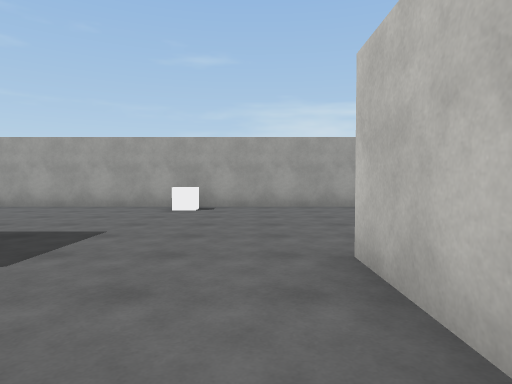
view 1 (above)

16 first-person views from a walk through a scene from a Unity 3-D project. The camera is 1.3 m above the floor, tilts 2° down and sees 75° across. The floor is counted in squares, 2 m on a side. Each view is taken from the middle of a square. On the plan, view 1 faces up. The plan holds only what a view shows up to about 10 squares ahead; the rest is blank. The place goes on beyond the plan. The player is left out. Surface patterns are stand-ins for the level's own textures.

view 2
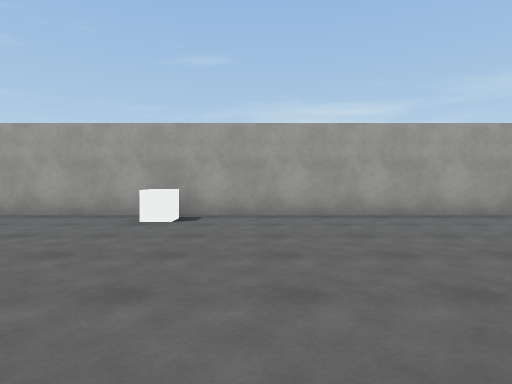

view 3
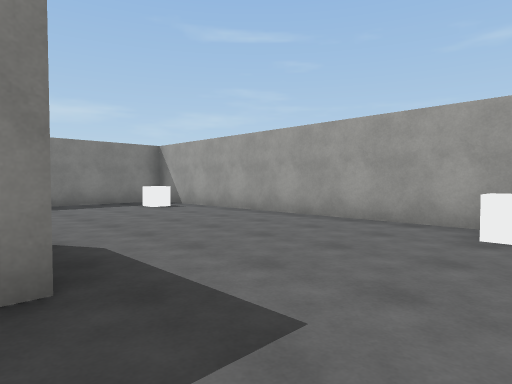

view 4
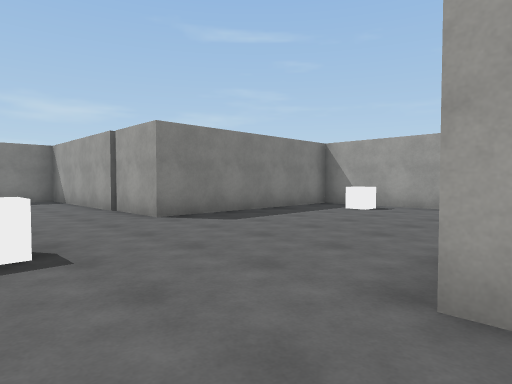

view 5
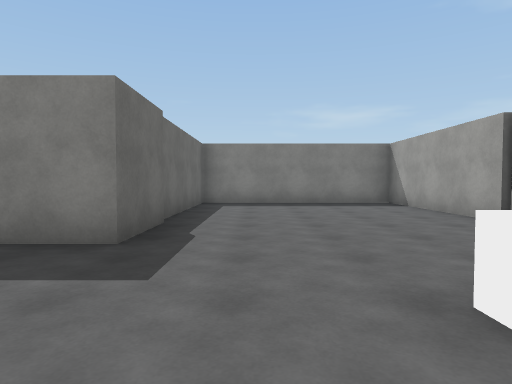

view 6
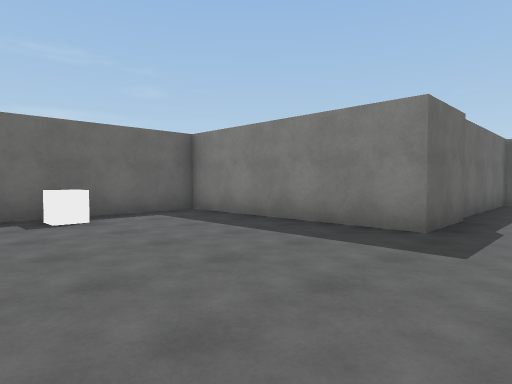

view 7
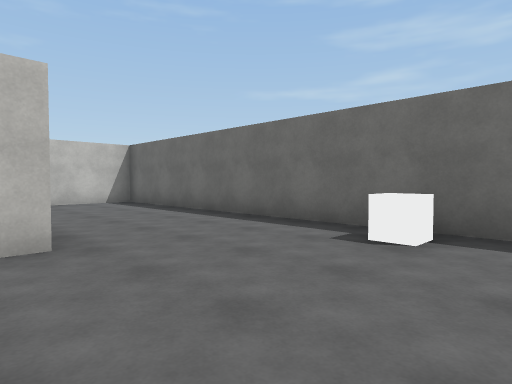

view 8
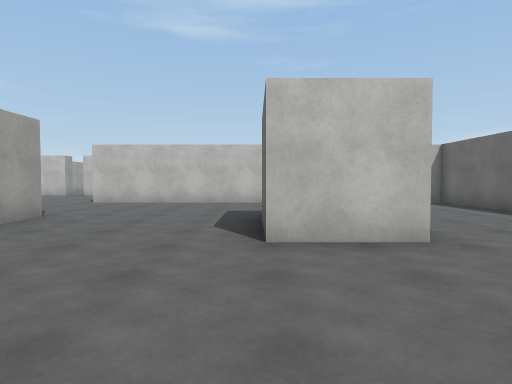

view 9
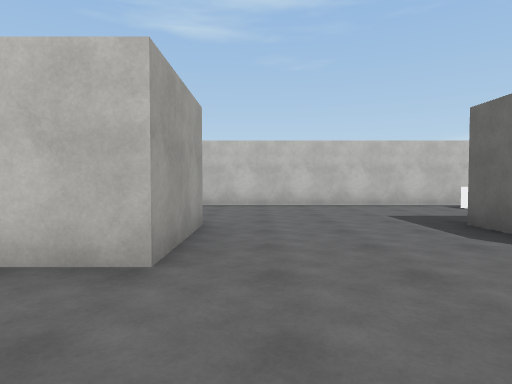

view 10
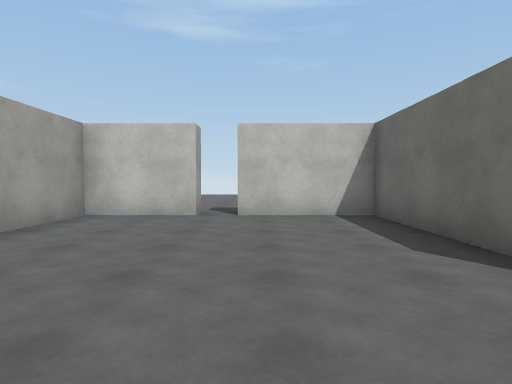

view 11
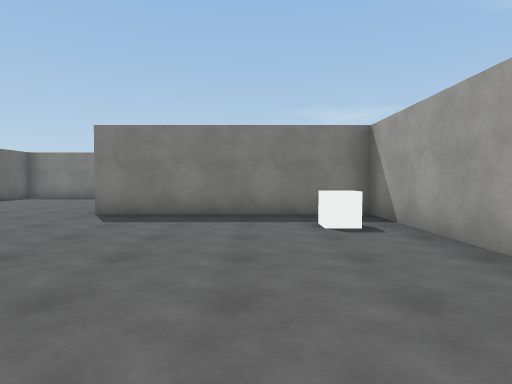

view 12
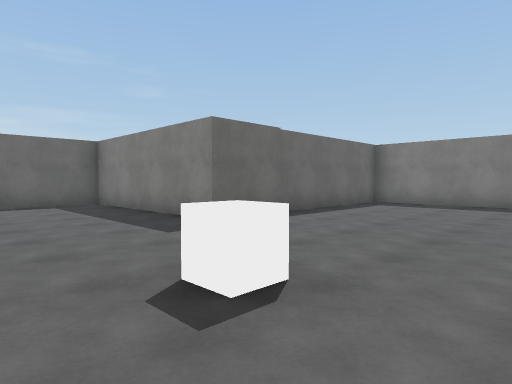

view 13
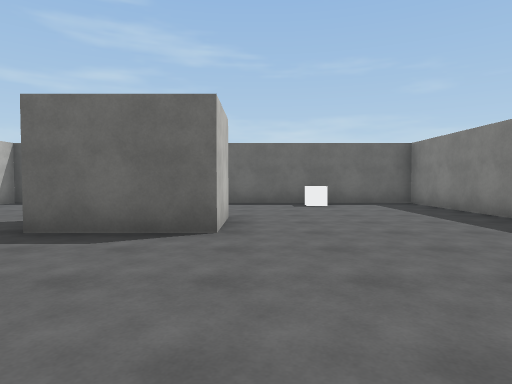

view 14
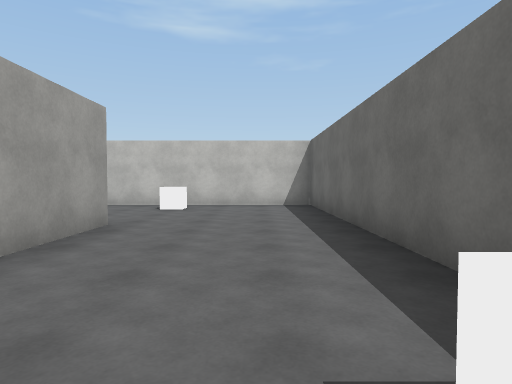

view 15
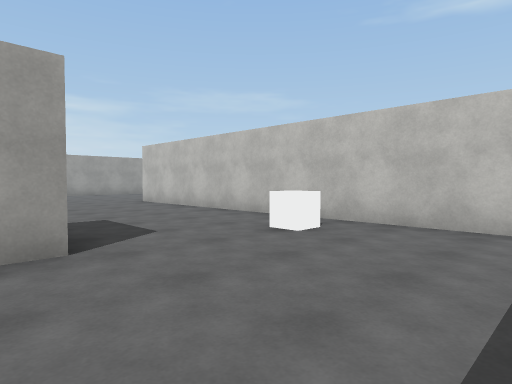

view 16
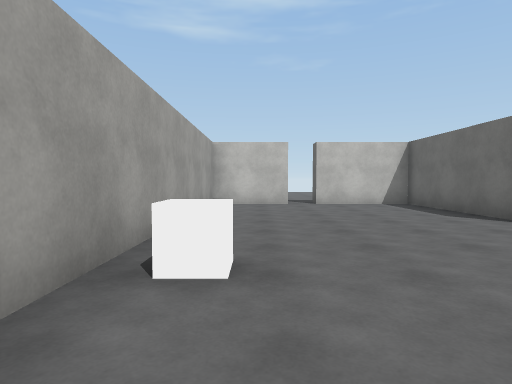

### Floor plan
Points are (right, up) in squares from view 1. A wall is a line through its corners. A room is listed if a view was taken in it or the views show most of it. See-through windows are left out.
Room 1 (views 1, 2, 3, 4, 5, 6, 7, 8, 9, 10, 11, 12, 13, 14, 15, 16)
walls: (-3, 1.8) (-5.5, 1.8) (-5.5, 3); (-5.5, -3.9) (-5.5, -2.1) (-3, -2.1); (-3, -3.8) (-5.2, -3.8); (1.4, 2.8) (5.2, 2.8) (5.2, 5.3) (5.8, 5.3); (-12.1, -2.4) (-10.4, -2.4) (-10.4, -7.4) (0.8, -7.4) (0.8, 2.9); (5.2, 6.1) (5.2, 8.2) (-10.4, 8.2) (-10.4, 2.8) (-16.6, 2.8) (-16.6, -2.4) (-12.2, -2.4)
objects: white box (-9, 7); white box (-8, -7); white box (-8, 0); white box (-2, 7); white box (0, -4)

Positions as (right, up) in squares from view 1, and headings:
1: (0, 0), facing up
2: (0, 2), facing up
3: (-1, 3), facing up-left
4: (-5, 0), facing up-left
5: (-7, -1), facing left
6: (-6, -1), facing down-left
7: (-9, -3), facing down-right
8: (-9, -2), facing right
9: (-8, 1), facing right
10: (-1, 5), facing right
11: (-4, 6), facing left
12: (-7, 2), facing down-left
13: (-6, 2), facing down
14: (-8, -6), facing right
15: (-4, -7), facing up-right
16: (-4, 7), facing right
